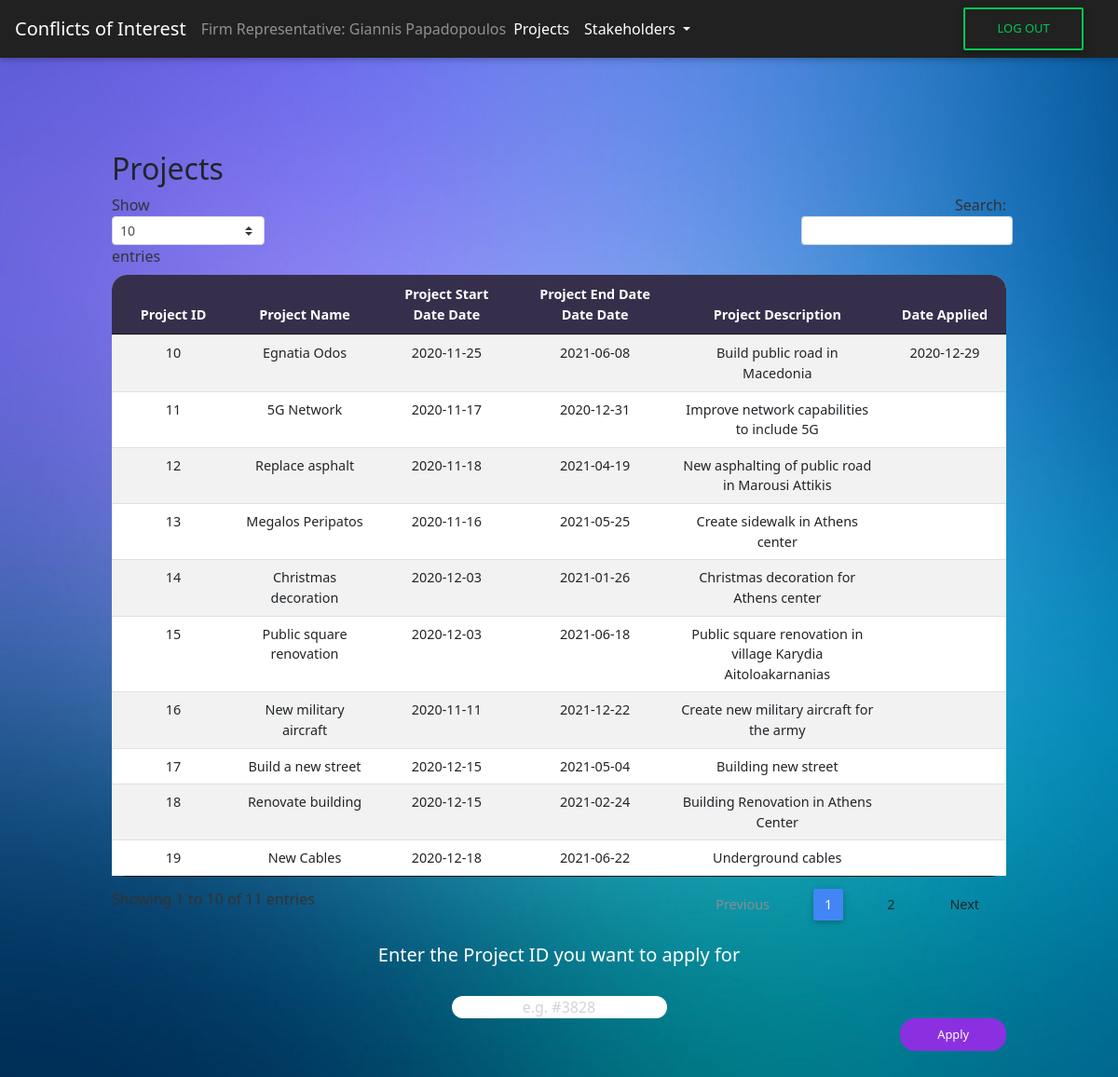
The app's page /CoI/projects_FR.php (signed in), older data.
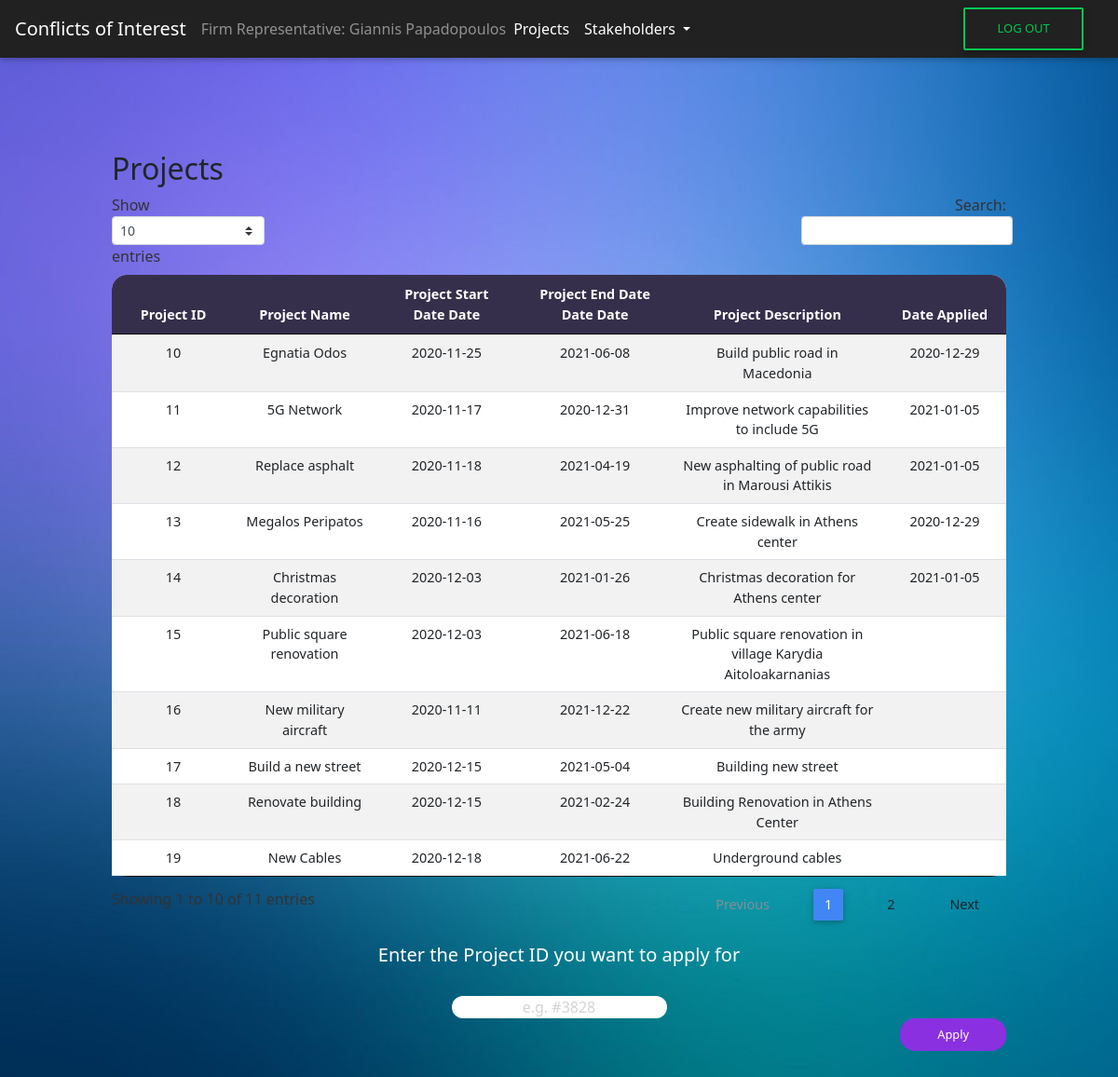
The same page, newer data.
### tables this page shows
CREATE TABLE `firms_projects` (
  `firm_id` int(9) NOT NULL COMMENT '9',
  `project_id` int(9) NOT NULL,
  `date_applied` date NOT NULL DEFAULT current_timestamp()
);

CREATE TABLE `projects` (
  `project_id` int(12) NOT NULL,
  `project_name` varchar(255) NOT NULL,
  `project_start_date` date NOT NULL,
  `project_end_date` date NOT NULL,
  `project_desc` varchar(1000) NOT NULL CHECK (`project_start_date` < `project_end_date` and `project_start_date` > '2019-01-01')
);

### CoI/projects_FR.php (the view, shortened to what this page needs)
<?php
include('header.php');
include('connect.php');
include('navbar_FR.php');
$fr_AFM = $_SESSION["AFM"];
$sql = "SELECT * FROM users INNER JOIN firm_representatives ON users.AFM = firm_representatives.fr_AFM where fr_AFM = $fr_AFM";
$result = $conn->query($sql);
$firm_id = "";
while ($rows = $result->fetch_assoc()) {
  $firm_id = $rows['firm_id'];
}
?>
<div id="View All Projects" class="tabcontent" id="defaultOpen">
  <div class="wrapper-table">
    <div class="page-header clearfix">
      <h2 class="pull-left">Projects</h2>
    </div>
    <?php
    $sql2 = "SELECT projects.project_id, projects.project_name, projects.project_start_date, projects.project_end_date, projects.project_desc, firms_projects.date_applied FROM projects LEFT JOIN firms_projects ON projects.project_id = firms_projects.project_id AND firms_projects.firm_id = $firm_id";
    if ($result = mysqli_query($conn, $sql2)) {
      if (mysqli_num_rows($result) > 0) {
        echo  "<table id='projects' class='table table-striped table-sm project-table' cellspacing='0' width='100%'>";
        echo "<thead>";
        echo "<tr>";
        echo "<th class='th-sm' id ='th-first' >Project ID</th>";
        echo "<th class='th-sm'>Project Name</th>";
        echo "<th class='th-sm'>Project Start Date Date</th>";
        echo "<th class='th-sm'>Project End Date Date Date</th>";
        echo "<th class='th-sm'>Project Description</th>";
        echo "<th class='th-sm' id='th-last'>Date Applied</th>";
        echo "</tr>";
        echo "</thead>";
        echo "<tbody>";
        while ($row = mysqli_fetch_array($result)) {
          echo "<tr>";
          echo "<td>" . $row['project_id'] . "</td>";
          echo "<td>" . $row['project_name'] . "</td>";
          echo "<td>" . $row['project_start_date'] . "</td>";
          echo "<td>" . $row['project_end_date'] . "</td>";
          echo "<td>" . $row['project_desc'] . "</td>";
          echo "<td>" . $row['date_applied'] . "</td>";
          echo "</tr>";
        }
        echo "</table>";
      } else {
        echo "<p class='lead'><em>No records were found.</em></p>";
      }
    } else {
      echo "ERROR: Could not execute $sql2. " . mysqli_error($conn);
    }
    echo "<center>";
    echo "<form method='post'>";
    echo "<h5 style='color:white'>Enter the Project ID you want to apply for</h5>";
    echo "<br>";
    echo "<input type='text' placeholder='e.g. #3828' name='idInput' class='idInput' required>";
    echo "</center>";
    echo "<input type='submit' value='Apply' name='apply' class='submit-button'>";
    ?>
  </div>
</div>
<?php include('footer.php') ?>
</body>
</html>

Row changes from the older to the newer data that the page shows:
no longer on this page (row unchanged): projects: project_id "11", project_name "5G Network", project_start_date "2020-11-17", project_end_date "2020-12-31", project_desc "Improve network capabilities to include 5G"
no longer on this page (row unchanged): projects: project_id "12", project_name "Replace asphalt", project_start_date "2020-11-18", project_end_date "2021-04-19", project_desc "New asphalting of public road in Marousi Attikis"
no longer on this page (row unchanged): projects: project_id "13", project_name "Megalos Peripatos", project_start_date "2020-11-16", project_end_date "2021-05-25", project_desc "Create sidewalk in Athens center"
no longer on this page (row unchanged): projects: project_id "14", project_name "Christmas decoration", project_start_date "2020-12-03", project_end_date "2021-01-26", project_desc "Christmas decoration for Athens center"
added firms_projects: project.project_id "11", project.project_name "5G Network", project.project_start_date "2020-11-17", project.project_end_date "2020-12-31", project.project_desc "Improve network capabilities to include 5G", date_applied "2021-01-05"
added firms_projects: project.project_id "12", project.project_name "Replace asphalt", project.project_start_date "2020-11-18", project.project_end_date "2021-04-19", project.project_desc "New asphalting of public road in Marousi Attikis", date_applied "2021-01-05"
added firms_projects: project.project_id "13", project.project_name "Megalos Peripatos", project.project_start_date "2020-11-16", project.project_end_date "2021-05-25", project.project_desc "Create sidewalk in Athens center", date_applied "2020-12-29"
added firms_projects: project.project_id "14", project.project_name "Christmas decoration", project.project_start_date "2020-12-03", project.project_end_date "2021-01-26", project.project_desc "Christmas decoration for Athens center", date_applied "2021-01-05"
